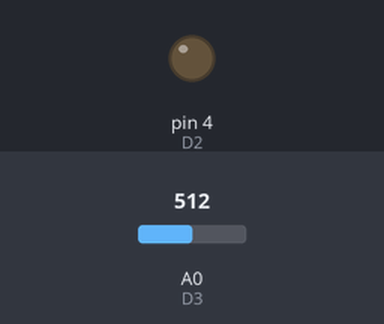
The sketch below on a simulated Arduino Uno, built with avr-gcc and run on an emulated ATmega328P. Parts: output pins drawn as LEDs (lit = HIGH). The test bench sets the inputs (shaded band); at power-on: A0 (D3) = 512.

Above: at 1.2 s.
1.3 s: A0 (D3) set to 501
At 2.1 s:
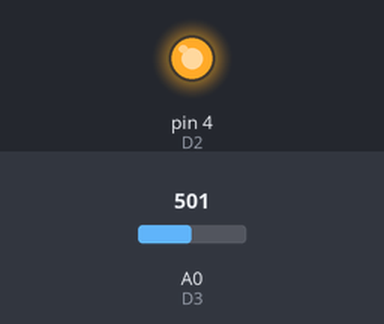
2.8 s: A0 (D3) set to 716
At 3.1 s:
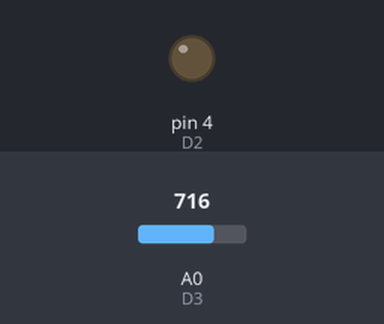
4.3 s: A0 (D3) set to 511
At 5.4 s:
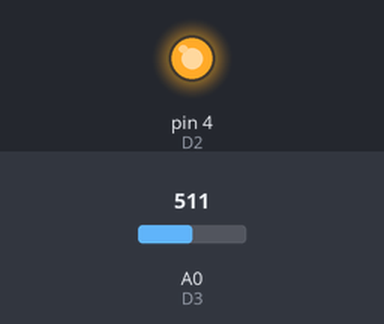
Timing chart, 0 to 7.3 s (numbered marks = the images above; inputs shaded):
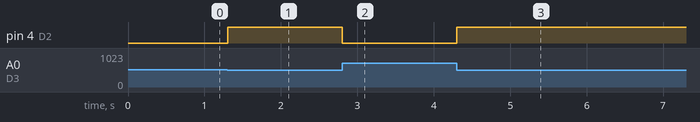

Measured:
- the behaviour switches between 512 and 511 on A0 (D3) (found by bisection; images 0 and 1)
- after the input at 1.3 s, pin 4 (D2): LOW → HIGH at once
- after the input at 2.8 s, pin 4 (D2): HIGH → LOW at once
- after the input at 4.3 s, pin 4 (D2): LOW → HIGH at once

The sketch:

Analog_distanceLightAdjustmnet.ino
```cpp
//Program to read distance and adjust light accordingly
//If closer then high light
#define D3 0  //INPUT OF IR SECSOR (DIGITAL)
#define D2 4  //OUTPUT LIGHT BLUE
//if detect then high that mnas light will glow
void setup() {
  pinMode(D3, INPUT);
  pinMode(D2,OUTPUT);
}

void loop() {
  int a=analogRead(D3);//0-1023
  a=a/4;
  analogWrite(D2 ,255-a);//0-255
  delay(10);
 }
```
